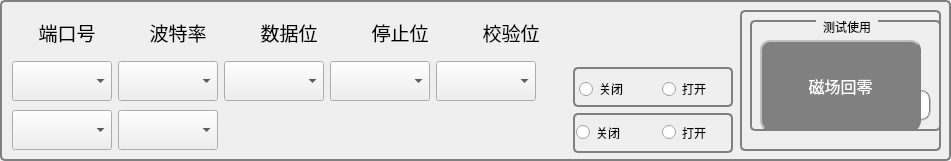
  <widget class="QGroupBox" name="groupBox_2">
   <property name="geometry">
    <rect>
     <x>21</x>
     <y>0</y>
     <width>951</width>
     <height>161</height>
    </rect>
   </property>
   <property name="styleSheet">
    <string notr="true">QGroupBox{
background-color: qlineargradient(x1:0, y1:0, x2:0, y2:1,
stop:0#D3D3D3, stop: 1 #D3D3D3);
border:2px solid gray;
border-radius:5px;
margin-top:1ex;/* leave space at the top for the title */
}

QGroupBox::title {
subcontrol-origin: margin;
subcontrol-position: top center;
padding: 0 5px;
}</string>
   </property>
   <property name="title">
    <string/>
   </property>
   <widget class="QGroupBox" name="groupBox_12">
    <property name="geometry">
     <rect>
      <x>750</x>
      <y>20</y>
      <width>191</width>
      <height>111</height>
     </rect>
    </property>
    <property name="title">
     <string>测试使用</string>
    </property>
    <widget class="QLabel" name="timeLable">
     <property name="geometry">
      <rect>
       <x>10</x>
       <y>70</y>
       <width>171</width>
       <height>31</height>
      </rect>
     </property>
     <property name="sizePolicy">
      <sizepolicy hsizetype="Fixed" vsizetype="Fixed">
       <horstretch>0</horstretch>
       <verstretch>0</verstretch>
      </sizepolicy>
     </property>
     <property name="font">
      <font>
       <pointsize>16</pointsize>
      </font>
     </property>
     <property name="styleSheet">
      <string notr="true">color: rgb(14, 207, 11);
background-color: rgb(255, 255, 255);
border:2px groove gray;
border-radius:10px;
padding:2px 4px;</string>
     </property>
     <property name="text">
      <string>&lt;html&gt;&lt;head/&gt;&lt;body&gt;&lt;p&gt;&lt;span style=&quot; font-size:6pt;&quot;&gt;2000-1-1 00：00：00&lt;/span&gt;&lt;/p&gt;&lt;/body&gt;&lt;/html&gt;</string>
     </property>
    </widget>
    <widget class="QLCDNumber" name="lcdNumber">
     <property name="geometry">
      <rect>
       <x>10</x>
       <y>30</y>
       <width>111</width>
       <height>31</height>
      </rect>
     </property>
     <property name="styleSheet">
      <string notr="true">color: rgb(170, 255, 0);
background-color: rgb(0, 0, 0);
border:2px groove gray;
border-radius:10px;
padding:2px 4px;</string>
     </property>
    </widget>
   </widget>
   <widget class="QGroupBox" name="groupBox_14">
    <property name="geometry">
     <rect>
      <x>740</x>
      <y>10</y>
      <width>201</width>
      <height>141</height>
     </rect>
    </property>
    <property name="title">
     <string/>
    </property>
    <widget class="QPushButton" name="pushButtonMagneticFieldToZero">
     <property name="geometry">
      <rect>
       <x>20</x>
       <y>30</y>
       <width>161</width>
       <height>91</height>
      </rect>
     </property>
     <property name="sizePolicy">
      <sizepolicy hsizetype="Preferred" vsizetype="Preferred">
       <horstretch>0</horstretch>
       <verstretch>0</verstretch>
      </sizepolicy>
     </property>
     <property name="font">
      <font>
       <family>Agency FB</family>
       <pointsize>12</pointsize>
       <weight>50</weight>
       <italic>false</italic>
       <bold>false</bold>
      </font>
     </property>
     <property name="styleSheet">
      <string notr="true">QPushButton{
	font: 12pt &quot;Agency FB&quot;;

	color: rgb(0, 170, 0);
background-color:gray;
color: white;   border-radius: 10px;  
border: 2px groove gray;                                            
border-style: outset;
}
QPushButton:hover{
background-color:white; color: black;
}
QPushButton:pressed{
background-color:rgb(85, 170, 255);                                                           border-style: inset; 
}</string>
     </property>
     <property name="text">
      <string>磁场回零</string>
     </property>
    </widget>
   </widget>
   <widget class="QWidget" name="">
    <property name="geometry">
     <rect>
      <x>12</x>
      <y>9</y>
      <width>721</width>
      <height>144</height>
     </rect>
    </property>
    <layout class="QHBoxLayout" name="horizontalLayout_3">
     <item>
      <layout class="QVBoxLayout" name="verticalLayout">
       <item>
        <layout class="QHBoxLayout" name="horizontalLayout_5">
         <item>
          <widget class="QLabel" name="label_43">
           <property name="sizePolicy">
            <sizepolicy hsizetype="Fixed" vsizetype="Fixed">
             <horstretch>0</horstretch>
             <verstretch>0</verstretch>
            </sizepolicy>
           </property>
           <property name="minimumSize">
            <size>
             <width>100</width>
             <height>40</height>
            </size>
           </property>
           <property name="maximumSize">
            <size>
             <width>100</width>
             <height>40</height>
            </size>
           </property>
           <property name="font">
            <font>
             <family>宋体</family>
             <pointsize>14</pointsize>
            </font>
           </property>
           <property name="styleSheet">
            <string notr="true"/>
           </property>
           <property name="text">
            <string>端口号</string>
           </property>
           <property name="alignment">
            <set>Qt::AlignCenter</set>
           </property>
          </widget>
         </item>
         <item>
          <widget class="QLabel" name="label_44">
           <property name="sizePolicy">
            <sizepolicy hsizetype="Fixed" vsizetype="Fixed">
             <horstretch>0</horstretch>
             <verstretch>0</verstretch>
            </sizepolicy>
           </property>
           <property name="minimumSize">
            <size>
             <width>100</width>
             <height>40</height>
            </size>
           </property>
           <property name="maximumSize">
            <size>
             <width>100</width>
             <height>40</height>
            </size>
           </property>
           <property name="font">
            <font>
             <family>宋体</family>
             <pointsize>14</pointsize>
            </font>
           </property>
           <property name="styleSheet">
            <string notr="true"/>
           </property>
           <property name="text">
            <string>波特率</string>
           </property>
           <property name="alignment">
            <set>Qt::AlignCenter</set>
           </property>
          </widget>
         </item>
         <item>
          <widget class="QLabel" name="label_45">
           <property name="sizePolicy">
            <sizepolicy hsizetype="Fixed" vsizetype="Fixed">
             <horstretch>0</horstretch>
             <verstretch>0</verstretch>
            </sizepolicy>
           </property>
           <property name="minimumSize">
            <size>
             <width>100</width>
             <height>40</height>
            </size>
           </property>
           <property name="maximumSize">
            <size>
             <width>100</width>
             <height>40</height>
            </size>
           </property>
           <property name="font">
            <font>
             <family>宋体</family>
             <pointsize>14</pointsize>
            </font>
           </property>
           <property name="styleSheet">
            <string notr="true"/>
           </property>
           <property name="text">
            <string>数据位</string>
           </property>
           <property name="alignment">
            <set>Qt::AlignCenter</set>
           </property>
          </widget>
         </item>
         <item>
          <widget class="QLabel" name="label_46">
           <property name="sizePolicy">
            <sizepolicy hsizetype="Fixed" vsizetype="Fixed">
             <horstretch>0</horstretch>
             <verstretch>0</verstretch>
            </sizepolicy>
           </property>
           <property name="minimumSize">
            <size>
             <width>100</width>
             <height>40</height>
            </size>
           </property>
           <property name="maximumSize">
            <size>
             <width>100</width>
             <height>40</height>
            </size>
           </property>
           <property name="font">
            <font>
             <family>宋体</family>
             <pointsize>14</pointsize>
            </font>
           </property>
           <property name="styleSheet">
            <string notr="true"/>
           </property>
           <property name="text">
            <string>停止位</string>
           </property>
           <property name="alignment">
            <set>Qt::AlignCenter</set>
           </property>
          </widget>
         </item>
         <item>
          <widget class="QLabel" name="label_47">
           <property name="sizePolicy">
            <sizepolicy hsizetype="Fixed" vsizetype="Fixed">
             <horstretch>0</horstretch>
             <verstretch>0</verstretch>
            </sizepolicy>
           </property>
           <property name="minimumSize">
            <size>
             <width>100</width>
             <height>40</height>
            </size>
           </property>
           <property name="maximumSize">
            <size>
             <width>100</width>
             <height>40</height>
            </size>
           </property>
           <property name="font">
            <font>
             <family>宋体</family>
             <pointsize>14</pointsize>
            </font>
           </property>
           <property name="styleSheet">
            <string notr="true"/>
           </property>
           <property name="text">
            <string>校验位</string>
           </property>
           <property name="alignment">
            <set>Qt::AlignCenter</set>
           </property>
          </widget>
         </item>
        </layout>
       </item>
       <item>
        <layout class="QHBoxLayout" name="horizontalLayout">
         <item>
          <widget class="QComboBox" name="portCbx_stm">
           <property name="sizePolicy">
            <sizepolicy hsizetype="Fixed" vsizetype="Fixed">
             <horstretch>0</horstretch>
             <verstretch>0</verstretch>
            </sizepolicy>
           </property>
           <property name="minimumSize">
            <size>
             <width>100</width>
             <height>40</height>
            </size>
           </property>
           <property name="maximumSize">
            <size>
             <width>100</width>
             <height>40</height>
            </size>
           </property>
          </widget>
         </item>
         <item>
          <widget class="QComboBox" name="rateCbx_stm">
           <property name="sizePolicy">
            <sizepolicy hsizetype="Fixed" vsizetype="Fixed">
             <horstretch>0</horstretch>
             <verstretch>0</verstretch>
            </sizepolicy>
           </property>
           <property name="minimumSize">
            <size>
             <width>100</width>
             <height>40</height>
            </size>
           </property>
           <property name="maximumSize">
            <size>
             <width>100</width>
             <height>40</height>
            </size>
           </property>
          </widget>
         </item>
         <item>
          <widget class="QComboBox" name="dataBitCbx_stm">
           <property name="sizePolicy">
            <sizepolicy hsizetype="Fixed" vsizetype="Fixed">
             <horstretch>0</horstretch>
             <verstretch>0</verstretch>
            </sizepolicy>
           </property>
           <property name="minimumSize">
            <size>
             <width>100</width>
             <height>40</height>
            </size>
           </property>
           <property name="maximumSize">
            <size>
             <width>100</width>
             <height>40</height>
            </size>
           </property>
          </widget>
         </item>
         <item>
          <widget class="QComboBox" name="stopBitCbx_stm">
           <property name="sizePolicy">
            <sizepolicy hsizetype="Fixed" vsizetype="Fixed">
             <horstretch>0</horstretch>
             <verstretch>0</verstretch>
            </sizepolicy>
           </property>
           <property name="minimumSize">
            <size>
             <width>100</width>
             <height>40</height>
            </size>
           </property>
           <property name="maximumSize">
            <size>
             <width>100</width>
             <height>40</height>
            </size>
           </property>
          </widget>
         </item>
         <item>
          <widget class="QComboBox" name="parityCbx_stm">
           <property name="sizePolicy">
            <sizepolicy hsizetype="Fixed" vsizetype="Fixed">
             <horstretch>0</horstretch>
             <verstretch>0</verstretch>
            </sizepolicy>
           </property>
           <property name="minimumSize">
            <size>
             <width>100</width>
             <height>40</height>
            </size>
           </property>
           <property name="maximumSize">
            <size>
             <width>100</width>
             <height>40</height>
            </size>
           </property>
          </widget>
         </item>
         <item>
          <spacer name="horizontalSpacer_2">
           <property name="orientation">
            <enum>Qt::Horizontal</enum>
           </property>
           <property name="sizeHint" stdset="0">
            <size>
             <width>40</width>
             <height>20</height>
            </size>
           </property>
          </spacer>
         </item>
        </layout>
       </item>
       <item>
        <layout class="QHBoxLayout" name="horizontalLayout_2">
         <item>
          <widget class="QComboBox" name="portCbx_plc">
           <property name="sizePolicy">
            <sizepolicy hsizetype="Fixed" vsizetype="Fixed">
             <horstretch>0</horstretch>
             <verstretch>0</verstretch>
            </sizepolicy>
           </property>
           <property name="minimumSize">
            <size>
             <width>100</width>
             <height>40</height>
            </size>
           </property>
           <property name="maximumSize">
            <size>
             <width>100</width>
             <height>40</height>
            </size>
           </property>
          </widget>
         </item>
         <item>
          <widget class="QComboBox" name="rateCbx_plc">
           <property name="sizePolicy">
            <sizepolicy hsizetype="Fixed" vsizetype="Fixed">
             <horstretch>0</horstretch>
             <verstretch>0</verstretch>
            </sizepolicy>
           </property>
           <property name="minimumSize">
            <size>
             <width>100</width>
             <height>40</height>
            </size>
           </property>
           <property name="maximumSize">
            <size>
             <width>100</width>
             <height>40</height>
            </size>
           </property>
          </widget>
         </item>
         <item>
          <spacer name="horizontalSpacer">
           <property name="orientation">
            <enum>Qt::Horizontal</enum>
           </property>
           <property name="sizeHint" stdset="0">
            <size>
             <width>40</width>
             <height>20</height>
            </size>
           </property>
          </spacer>
         </item>
        </layout>
       </item>
      </layout>
     </item>
     <item>
      <layout class="QVBoxLayout" name="verticalLayout_2">
       <item>
        <spacer name="verticalSpacer">
         <property name="orientation">
          <enum>Qt::Vertical</enum>
         </property>
         <property name="sizeHint" stdset="0">
          <size>
           <width>20</width>
           <height>40</height>
          </size>
         </property>
        </spacer>
       </item>
       <item>
        <widget class="QGroupBox" name="groupBox">
         <property name="sizePolicy">
          <sizepolicy hsizetype="Fixed" vsizetype="Fixed">
           <horstretch>0</horstretch>
           <verstretch>0</verstretch>
          </sizepolicy>
         </property>
         <property name="minimumSize">
          <size>
           <width>160</width>
           <height>40</height>
          </size>
         </property>
         <property name="maximumSize">
          <size>
           <width>160</width>
           <height>40</height>
          </size>
         </property>
         <widget class="QRadioButton" name="radioButtonMcuClose">
          <property name="geometry">
           <rect>
            <x>6</x>
            <y>14</y>
            <width>71</width>
            <height>16</height>
           </rect>
          </property>
          <property name="text">
           <string>关闭</string>
          </property>
         </widget>
         <widget class="QRadioButton" name="radioButtonMcuOpen">
          <property name="geometry">
           <rect>
            <x>89</x>
            <y>14</y>
            <width>51</width>
            <height>16</height>
           </rect>
          </property>
          <property name="text">
           <string>打开</string>
          </property>
         </widget>
        </widget>
       </item>
       <item>
        <widget class="QGroupBox" name="groupBox_2">
         <property name="sizePolicy">
          <sizepolicy hsizetype="Fixed" vsizetype="Fixed">
           <horstretch>0</horstretch>
           <verstretch>0</verstretch>
          </sizepolicy>
         </property>
         <property name="minimumSize">
          <size>
           <width>160</width>
           <height>40</height>
          </size>
         </property>
         <property name="maximumSize">
          <size>
           <width>160</width>
           <height>40</height>
          </size>
         </property>
         <widget class="QRadioButton" name="radioButtonPlcClose">
          <property name="geometry">
           <rect>
            <x>3</x>
            <y>10</y>
            <width>54</width>
            <height>19</height>
           </rect>
          </property>
          <property name="text">
           <string>关闭</string>
          </property>
         </widget>
         <widget class="QRadioButton" name="radioButtonPlcOpen">
          <property name="geometry">
           <rect>
            <x>89</x>
            <y>10</y>
            <width>54</width>
            <height>19</height>
           </rect>
          </property>
          <property name="text">
           <string>打开</string>
          </property>
         </widget>
        </widget>
       </item>
      </layout>
     </item>
    </layout>
   </widget>
   <zorder>groupBox_12</zorder>
   <zorder>label_43</zorder>
   <zorder>label_44</zorder>
   <zorder>label_45</zorder>
   <zorder>label_46</zorder>
   <zorder>label_47</zorder>
   <zorder>portCbx_stm</zorder>
   <zorder>groupBox</zorder>
   <zorder>dataBitCbx_stm</zorder>
   <zorder>parityCbx_stm</zorder>
   <zorder>stopBitCbx_stm</zorder>
   <zorder>rateCbx_stm</zorder>
   <zorder>groupBox_2</zorder>
   <zorder>portCbx_plc</zorder>
   <zorder>rateCbx_plc</zorder>
   <zorder>horizontalSpacer</zorder>
   <zorder>groupBox_14</zorder>
   <zorder>verticalSpacer</zorder>
  </widget>
